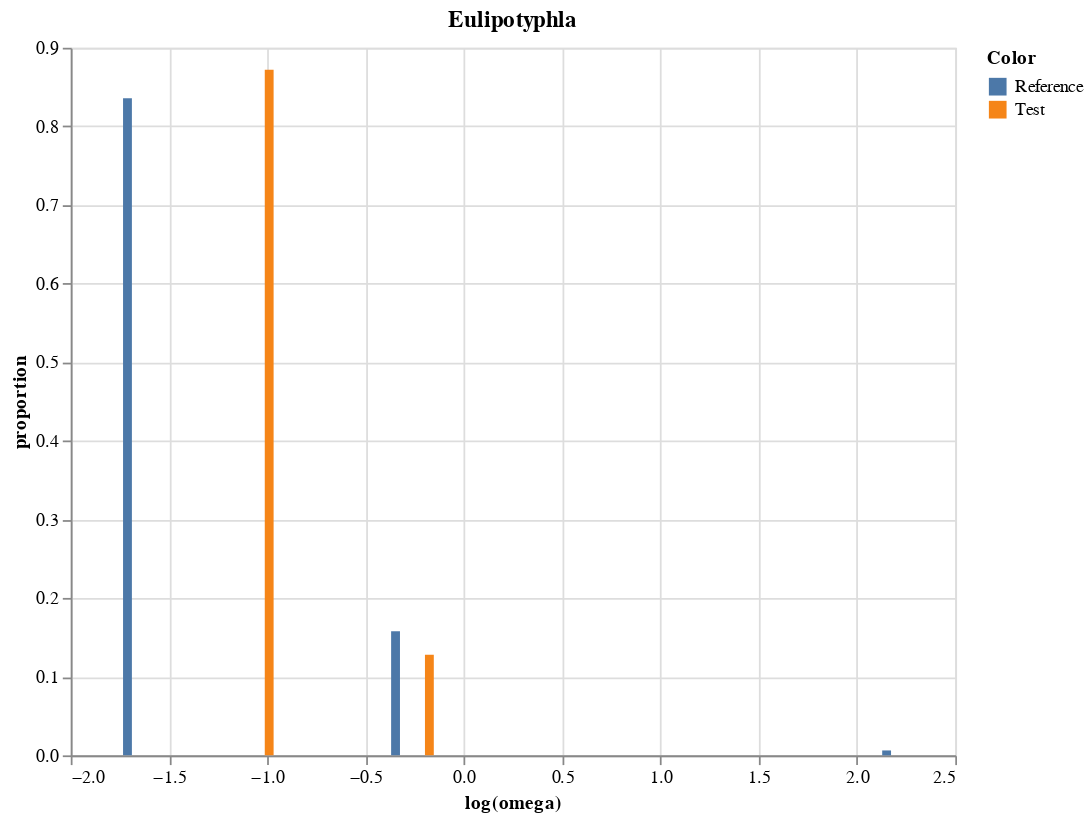

Write notebook code for a chart like this one.
### Code cell
# Unconstrained model

source = df2_Ref
df2_Ref["log(omega)"] = np.log10(df2_Ref["omega"])
df2_Ref["Color"] = "Reference"

line = alt.Chart(source).mark_bar().encode(
    x='log(omega)',
    y='proportion',
    color="Color"
).properties(
    width=500,
    height=400,
    title=label
)

line.configure_title(
    fontSize=20,
    font='Courier',
    anchor='start',
    color='gray'
)

df3_Test["log(omega)"] = np.log10(df3_Test["omega"])
df3_Test["Color"] = "Test"

source = df3_Test

line2 = alt.Chart(source).mark_bar().encode(
    x='log(omega)',
    y='proportion',
    color="Color"
).properties(
    width=500,
    height=400)



line + line2

### Figure 1 — Vega-Lite specification as saved in the notebook (floating-point values rounded to 4 significant figures)
{"config": {"view": {"continuousWidth": 400, "continuousHeight": 300}}, "layer": [{"data": {"name": "data-46452a488234f34c96f88d0855df66ec"}, "mark": "bar", "encoding": {"color": {"type": "nominal", "field": "Color"}, "x": {"type": "quantitative", "field": "log(omega)"}, "y": {"type": "quantitative", "field": "proportion"}}, "height": 400, "title": "Eulipotyphla", "width": 500}, {"data": {"name": "data-33b0df99be60f40584646af5233ba377"}, "mark": "bar", "encoding": {"color": {"type": "nominal", "field": "Color"}, "x": {"type": "quantitative", "field": "log(omega)"}, "y": {"type": "quantitative", "field": "proportion"}}, "height": 400, "width": 500}], "$schema": "https://vega.github.io/schema/vega-lite/v4.8.1.json", "datasets": {"data-46452a488234f34c96f88d0855df66ec": [{"omega": 0.01943, "proportion": 0.8358, "log(omega)": -1.711, "Color": "Reference"}, {"omega": 0.4491, "proportion": 0.158, "log(omega)": -0.3476, "Color": "Reference"}, {"omega": 141.5, "proportion": 0.006255, "log(omega)": 2.151, "Color": "Reference"}], "data-33b0df99be60f40584646af5233ba377": [{"omega": 0.1022, "proportion": 0.872, "log(omega)": -0.9905, "Color": "Test"}, {"omega": 0.6676, "proportion": 0.128, "log(omega)": -0.1755, "Color": "Test"}, {"omega": 12.1, "proportion": 0.0, "log(omega)": 1.083, "Color": "Test"}]}}
